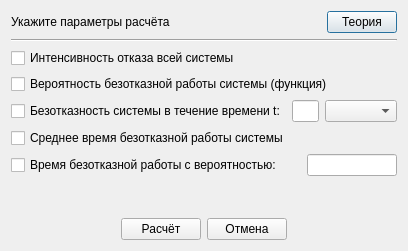
<?xml version="1.0" encoding="UTF-8"?>
<ui version="4.0">
 <class>SetCalcSettings</class>
 <widget class="QDialog" name="SetCalcSettings">
  <property name="windowModality">
   <enum>Qt::ApplicationModal</enum>
  </property>
  <property name="geometry">
   <rect>
    <x>0</x>
    <y>0</y>
    <width>408</width>
    <height>251</height>
   </rect>
  </property>
  <property name="sizePolicy">
   <sizepolicy hsizetype="Expanding" vsizetype="Preferred">
    <horstretch>0</horstretch>
    <verstretch>0</verstretch>
   </sizepolicy>
  </property>
  <property name="windowTitle">
   <string>Параметры расчёта</string>
  </property>
  <property name="sizeGripEnabled">
   <bool>false</bool>
  </property>
  <property name="modal">
   <bool>true</bool>
  </property>
  <layout class="QVBoxLayout" name="verticalLayout">
   <item>
    <layout class="QHBoxLayout" name="horizontalLayout_3">
     <item>
      <widget class="QLabel" name="label">
       <property name="text">
        <string>Укажите параметры расчёта</string>
       </property>
      </widget>
     </item>
     <item>
      <widget class="QPushButton" name="theory">
       <property name="maximumSize">
        <size>
         <width>70</width>
         <height>16777215</height>
        </size>
       </property>
       <property name="text">
        <string>Теория</string>
       </property>
      </widget>
     </item>
    </layout>
   </item>
   <item>
    <widget class="Line" name="line">
     <property name="orientation">
      <enum>Qt::Horizontal</enum>
     </property>
    </widget>
   </item>
   <item>
    <widget class="QCheckBox" name="checkBox">
     <property name="text">
      <string>Интенсивность отказа всей системы</string>
     </property>
    </widget>
   </item>
   <item>
    <widget class="QCheckBox" name="checkBox_2">
     <property name="text">
      <string>Вероятность безотказной работы системы (функция)</string>
     </property>
    </widget>
   </item>
   <item>
    <layout class="QHBoxLayout" name="horizontalLayout">
     <item>
      <widget class="QCheckBox" name="checkBox_3">
       <property name="text">
        <string>Безотказность системы в течение времени t:</string>
       </property>
      </widget>
     </item>
     <item>
      <widget class="QLineEdit" name="time_edit"/>
     </item>
     <item>
      <widget class="QComboBox" name="units"/>
     </item>
    </layout>
   </item>
   <item>
    <widget class="QCheckBox" name="checkBox_4">
     <property name="text">
      <string>Среднее время безотказной работы системы</string>
     </property>
    </widget>
   </item>
   <item>
    <layout class="QHBoxLayout" name="horizontalLayout_4">
     <item>
      <widget class="QCheckBox" name="checkBox_5">
       <property name="text">
        <string>Время безотказной работы с вероятностью:</string>
       </property>
      </widget>
     </item>
     <item>
      <widget class="QLineEdit" name="rel_edit">
       <property name="minimumSize">
        <size>
         <width>90</width>
         <height>0</height>
        </size>
       </property>
       <property name="maximumSize">
        <size>
         <width>90</width>
         <height>16777215</height>
        </size>
       </property>
      </widget>
     </item>
    </layout>
   </item>
   <item>
    <spacer name="verticalSpacer">
     <property name="orientation">
      <enum>Qt::Vertical</enum>
     </property>
     <property name="sizeHint" stdset="0">
      <size>
       <width>20</width>
       <height>40</height>
      </size>
     </property>
    </spacer>
   </item>
   <item>
    <layout class="QHBoxLayout" name="horizontalLayout_2">
     <item>
      <spacer name="horizontalSpacer">
       <property name="orientation">
        <enum>Qt::Horizontal</enum>
       </property>
       <property name="sizeHint" stdset="0">
        <size>
         <width>40</width>
         <height>20</height>
        </size>
       </property>
      </spacer>
     </item>
     <item>
      <widget class="QPushButton" name="CALC">
       <property name="text">
        <string>Расчёт</string>
       </property>
      </widget>
     </item>
     <item>
      <widget class="QPushButton" name="Cancel">
       <property name="text">
        <string>Отмена</string>
       </property>
      </widget>
     </item>
     <item>
      <spacer name="horizontalSpacer_2">
       <property name="orientation">
        <enum>Qt::Horizontal</enum>
       </property>
       <property name="sizeHint" stdset="0">
        <size>
         <width>40</width>
         <height>20</height>
        </size>
       </property>
      </spacer>
     </item>
    </layout>
   </item>
  </layout>
 </widget>
 <layoutdefault spacing="6" margin="11"/>
 <tabstops>
  <tabstop>checkBox</tabstop>
  <tabstop>checkBox_2</tabstop>
  <tabstop>checkBox_3</tabstop>
  <tabstop>time_edit</tabstop>
  <tabstop>units</tabstop>
  <tabstop>checkBox_4</tabstop>
  <tabstop>checkBox_5</tabstop>
  <tabstop>rel_edit</tabstop>
  <tabstop>CALC</tabstop>
  <tabstop>Cancel</tabstop>
 </tabstops>
 <resources>
  <include location="Promerel.qrc"/>
 </resources>
 <connections/>
</ui>
